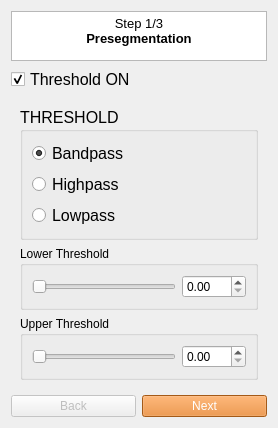
        <widget class="QWidget" name="page_13">
         <layout class="QGridLayout" name="gridLayout_152">
          <item row="3" column="1">
           <widget class="QPushButton" name="pushButton_Next1">
            <property name="toolTip">
             <string>Confirm the current threshold and continue to placing seed bubbles.</string>
            </property>
            <property name="styleSheet">
             <string notr="true"> QPushButton { background-color: #e67e22; color: white; } QPushButton:disabled { background-color: #a9713f; color: #cccccc; }</string>
            </property>
            <property name="text">
             <string>Next</string>
            </property>
           </widget>
          </item>
          <item row="3" column="0">
           <widget class="QPushButton" name="pushButton_Back1">
            <property name="enabled">
             <bool>false</bool>
            </property>
            <property name="toolTip">
             <string>Close the segmentation panel and exit the workflow (this is the first page, so there is no earlier step to return to).</string>
            </property>
            <property name="text">
             <string>Back</string>
            </property>
           </widget>
          </item>
          <item row="1" column="0" colspan="2">
           <widget class="QCheckBox" name="checkBox_threshold">
            <property name="enabled">
             <bool>true</bool>
            </property>
            <property name="font">
             <font>
              <pointsize>12</pointsize>
             </font>
            </property>
            <property name="toolTip">
             <string>Toggle whether the threshold mask is shown as a live preview on the current view.</string>
            </property>
            <property name="text">
             <string>Threshold ON</string>
            </property>
            <property name="checked">
             <bool>true</bool>
            </property>
           </widget>
          </item>
          <item row="0" column="0" colspan="2">
           <widget class="QTextBrowser" name="textBrowser_5">
            <property name="maximumSize">
             <size>
              <width>16777215</width>
              <height>50</height>
             </size>
            </property>
            <property name="styleSheet">
             <string notr="true"/>
            </property>
            <property name="verticalScrollBarPolicy">
             <enum>Qt::ScrollBarAsNeeded</enum>
            </property>
            <property name="horizontalScrollBarPolicy">
             <enum>Qt::ScrollBarAsNeeded</enum>
            </property>
            <property name="html">
             <string>&lt;!DOCTYPE HTML PUBLIC &quot;-//W3C//DTD HTML 4.0//EN&quot; &quot;http://www.w3.org/TR/REC-html40/strict.dtd&quot;&gt;
&lt;html&gt;&lt;head&gt;&lt;meta name=&quot;qrichtext&quot; content=&quot;1&quot; /&gt;&lt;meta charset=&quot;utf-8&quot; /&gt;&lt;style type=&quot;text/css&quot;&gt;
p, li { white-space: pre-wrap; }
hr { height: 1px; border-width: 0; }
li.unchecked::marker { content: &quot;\2610&quot;; }
li.checked::marker { content: &quot;\2612&quot;; }
&lt;/style&gt;&lt;/head&gt;&lt;body style=&quot; font-family:'Ubuntu Sans'; font-size:11pt; font-weight:400; font-style:normal;&quot;&gt;
&lt;p align=&quot;center&quot; style=&quot; margin-top:0px; margin-bottom:0px; margin-left:0px; margin-right:0px; -qt-block-indent:0; text-indent:0px;&quot;&gt;&lt;span style=&quot; font-family:'Segoe UI'; font-size:10pt;&quot;&gt;Step 1/3&lt;br /&gt;&lt;/span&gt;&lt;span style=&quot; font-family:'Segoe UI'; font-size:10pt; font-weight:700;&quot;&gt;Presegmentation&lt;/span&gt;&lt;/p&gt;&lt;/body&gt;&lt;/html&gt;</string>
            </property>
           </widget>
          </item>
          <item row="2" column="0" colspan="2">
           <widget class="QFrame" name="frame_15">
            <property name="maximumSize">
             <size>
              <width>16777215</width>
              <height>400</height>
             </size>
            </property>
            <property name="frameShape">
             <enum>QFrame::NoFrame</enum>
            </property>
            <layout class="QGridLayout" name="gridLayout_28">
             <item row="0" column="0">
              <widget class="QGroupBox" name="groupBox_7">
               <property name="maximumSize">
                <size>
                 <width>16777215</width>
                 <height>150</height>
                </size>
               </property>
               <property name="font">
                <font>
                 <pointsize>12</pointsize>
                </font>
               </property>
               <property name="toolTip">
                <string>Choose which side of the intensity range counts as inside the segmented region.</string>
               </property>
               <property name="title">
                <string>THRESHOLD</string>
               </property>
               <layout class="QGridLayout" name="gridLayout_29">
                <item row="0" column="0">
                 <widget class="QRadioButton" name="radioButton_bounded">
                  <property name="font">
                   <font>
                    <pointsize>12</pointsize>
                   </font>
                  </property>
                  <property name="toolTip">
                   <string>Keep only voxels between the lower and upper threshold.</string>
                  </property>
                  <property name="text">
                   <string>Bandpass</string>
                  </property>
                  <property name="checked">
                   <bool>true</bool>
                  </property>
                 </widget>
                </item>
                <item row="1" column="0">
                 <widget class="QRadioButton" name="radioButton_lower">
                  <property name="font">
                   <font>
                    <pointsize>12</pointsize>
                   </font>
                  </property>
                  <property name="toolTip">
                   <string>Keep only voxels above the lower threshold.</string>
                  </property>
                  <property name="text">
                   <string>Highpass</string>
                  </property>
                 </widget>
                </item>
                <item row="2" column="0">
                 <widget class="QRadioButton" name="radioButton_upper">
                  <property name="font">
                   <font>
                    <pointsize>12</pointsize>
                   </font>
                  </property>
                  <property name="toolTip">
                   <string>Keep only voxels below the upper threshold.</string>
                  </property>
                  <property name="text">
                   <string>Lowpass</string>
                  </property>
                 </widget>
                </item>
               </layout>
              </widget>
             </item>
             <item row="1" column="0">
              <widget class="QGroupBox" name="groupBox_13">
               <property name="maximumSize">
                <size>
                 <width>16777215</width>
                 <height>80</height>
                </size>
               </property>
               <property name="toolTip">
                <string>Sets the lower intensity bound used to build the segmentation mask.</string>
               </property>
               <property name="title">
                <string>Lower Threshold</string>
               </property>
               <layout class="QGridLayout" name="gridLayout_30">
                <item row="0" column="0">
                 <widget class="QSlider" name="ScrollBar_lower">
                  <property name="toolTip">
                   <string>Sets the lower intensity threshold; drag while thresholding is enabled to preview the mask live.</string>
                  </property>
                  <property name="maximum">
                   <number>105</number>
                  </property>
                  <property name="singleStep">
                   <number>1</number>
                  </property>
                  <property name="pageStep">
                   <number>10</number>
                  </property>
                  <property name="value">
                   <number>0</number>
                  </property>
                  <property name="orientation">
                   <enum>Qt::Horizontal</enum>
                  </property>
                 </widget>
                </item>
                <item row="0" column="1">
                 <widget class="QDoubleSpinBox" name="doubleSpinBox_lower">
                  <property name="maximumSize">
                   <size>
                    <width>16777215</width>
                    <height>30</height>
                   </size>
                  </property>
                  <property name="toolTip">
                   <string>Type the lower intensity threshold directly; mirrors the slider next to it.</string>
                  </property>
                  <property name="maximum">
                   <double>105.000000000000000</double>
                  </property>
                  <property name="singleStep">
                   <double>0.100000000000000</double>
                  </property>
                 </widget>
                </item>
               </layout>
              </widget>
             </item>
             <item row="2" column="0">
              <widget class="QGroupBox" name="groupBox_63">
               <property name="maximumSize">
                <size>
                 <width>16777215</width>
                 <height>80</height>
                </size>
               </property>
               <property name="toolTip">
                <string>Sets the upper intensity bound used to build the segmentation mask.</string>
               </property>
               <property name="title">
                <string>Upper Threshold</string>
               </property>
               <layout class="QGridLayout" name="gridLayout_31">
                <item row="0" column="0">
                 <widget class="QSlider" name="ScrollBar_upper">
                  <property name="toolTip">
                   <string>Sets the upper intensity threshold; drag while thresholding is enabled to preview the mask live.</string>
                  </property>
                  <property name="maximum">
                   <number>105</number>
                  </property>
                  <property name="singleStep">
                   <number>1</number>
                  </property>
                  <property name="pageStep">
                   <number>10</number>
                  </property>
                  <property name="value">
                   <number>0</number>
                  </property>
                  <property name="orientation">
                   <enum>Qt::Horizontal</enum>
                  </property>
                 </widget>
                </item>
                <item row="0" column="1">
                 <widget class="QDoubleSpinBox" name="doubleSpinBox_upper">
                  <property name="maximumSize">
                   <size>
                    <width>16777215</width>
                    <height>30</height>
                   </size>
                  </property>
                  <property name="toolTip">
                   <string>Type the upper intensity threshold directly; mirrors the slider next to it.</string>
                  </property>
                  <property name="maximum">
                   <double>105.000000000000000</double>
                  </property>
                  <property name="singleStep">
                   <double>0.100000000000000</double>
                  </property>
                 </widget>
                </item>
               </layout>
              </widget>
             </item>
            </layout>
           </widget>
          </item>
         </layout>
        </widget>
